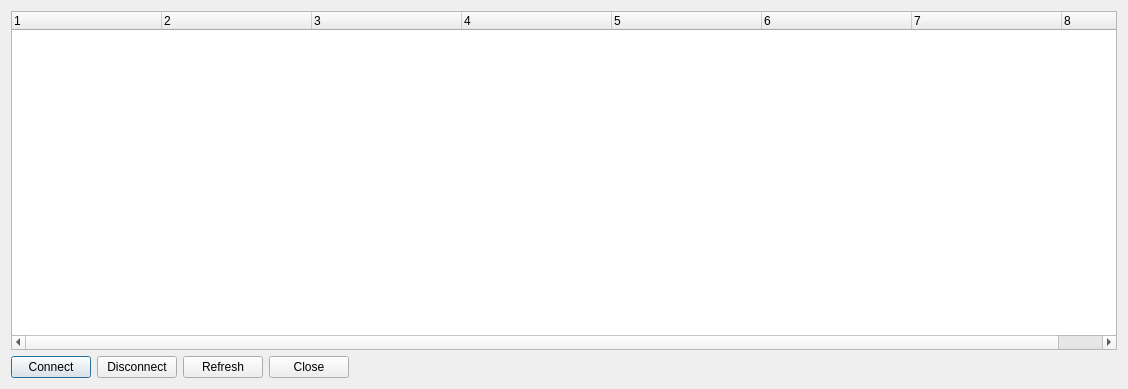
<?xml version="1.0" encoding="UTF-8"?>
<ui version="4.0">
 <class>Servers</class>
 <widget class="QDialog" name="Servers">
  <property name="geometry">
   <rect>
    <x>0</x>
    <y>0</y>
    <width>1128</width>
    <height>389</height>
   </rect>
  </property>
  <property name="windowTitle">
   <string>Active dspserver list</string>
  </property>
  <layout class="QVBoxLayout" name="verticalLayout">
   <item>
    <widget class="QTreeWidget" name="treelist">
     <property name="horizontalScrollBarPolicy">
      <enum>Qt::ScrollBarAsNeeded</enum>
     </property>
     <property name="autoScroll">
      <bool>true</bool>
     </property>
     <property name="autoScrollMargin">
      <number>16</number>
     </property>
     <property name="columnCount">
      <number>8</number>
     </property>
     <attribute name="headerVisible">
      <bool>true</bool>
     </attribute>
     <attribute name="headerDefaultSectionSize">
      <number>150</number>
     </attribute>
     <attribute name="headerStretchLastSection">
      <bool>false</bool>
     </attribute>
     <column>
      <property name="text">
       <string notr="true">1</string>
      </property>
     </column>
     <column>
      <property name="text">
       <string notr="true">2</string>
      </property>
     </column>
     <column>
      <property name="text">
       <string notr="true">3</string>
      </property>
     </column>
     <column>
      <property name="text">
       <string notr="true">4</string>
      </property>
     </column>
     <column>
      <property name="text">
       <string notr="true">5</string>
      </property>
     </column>
     <column>
      <property name="text">
       <string notr="true">6</string>
      </property>
     </column>
     <column>
      <property name="text">
       <string notr="true">7</string>
      </property>
     </column>
     <column>
      <property name="text">
       <string notr="true">8</string>
      </property>
     </column>
    </widget>
   </item>
   <item>
    <layout class="QHBoxLayout" name="horizontalLayout">
     <item>
      <widget class="QPushButton" name="QuickConnect">
       <property name="text">
        <string>Connect</string>
       </property>
      </widget>
     </item>
     <item>
      <widget class="QPushButton" name="QuickDisconnect">
       <property name="text">
        <string>Disconnect</string>
       </property>
      </widget>
     </item>
     <item>
      <widget class="QPushButton" name="refreshButton">
       <property name="text">
        <string>Refresh</string>
       </property>
      </widget>
     </item>
     <item>
      <widget class="QPushButton" name="closebutton">
       <property name="text">
        <string>Close</string>
       </property>
      </widget>
     </item>
     <item>
      <spacer name="horizontalSpacer">
       <property name="orientation">
        <enum>Qt::Horizontal</enum>
       </property>
       <property name="sizeHint" stdset="0">
        <size>
         <width>40</width>
         <height>20</height>
        </size>
       </property>
      </spacer>
     </item>
    </layout>
   </item>
  </layout>
 </widget>
 <resources/>
 <connections/>
 <slots>
  <slot>closeClick()</slot>
 </slots>
</ui>
